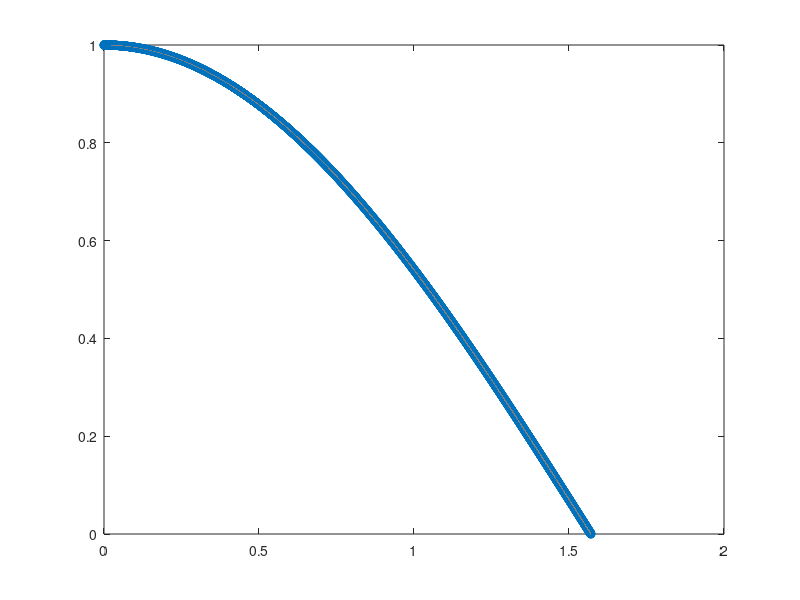

Reproduce this figure in MATLAB.
clear;clf;clc;
x=0:pi/(180*60):pi/2;
y=cos(x);
plot(x,y,'o')
hold on
Xq=0:0.00001:pi/2;
Vr=cos(Xq);
 Vy=interp1(x,y,Xq);
 [I,V]=max(Vr-Vy)
 plot(Xq,[cos(Xq);Vy]);
 hold off